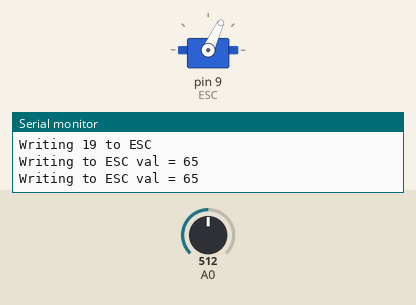
This sketch was run on a simulated Arduino Uno, built with avr-gcc and run on an emulated ATmega328P. Parts: servo, the last lines printed to the serial monitor. The inputs (shaded band) are chosen by the test bench; at power-on: A0 = 512.

Above: at 11.5 s.
11.6 s: A0 set to 306
At 13.3 s:
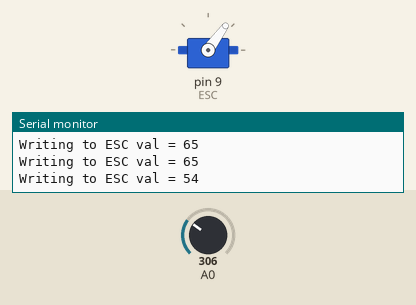
13.8 s: A0 set to 900
At 14.9 s:
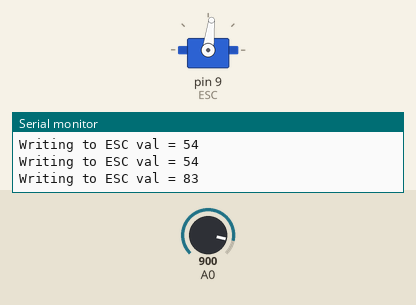
Timing chart, 0 to 16.8 s (numbered marks = the images above; inputs shaded):
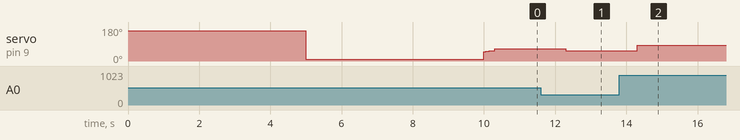

Measured:
- after the input at 11.6 s, servo on pin 9 (ESC): 65° → 54° after 0.70 s
- after the input at 13.8 s, servo on pin 9 (ESC): 54° → 83° after 0.50 s

The sketch:

ESC_Brushless_Motor.ino
```cpp
#include <Servo.h>
Servo ESC;

void setup(){
  Serial.begin(9600);
  ESC.attach(9);


  Serial.println("Initializing speed controller");
  ESC.write(160);
  delay(5000);
  ESC.write(10); // initialization of speed controller
  delay(5000);
  Serial.println("Writing 19 to ESC");
  ESC.write(19);
  // Turn on slowly
  for(int i = 50; i < 56; i++){
    ESC.write(i);
    delay(50);
  }
}

void loop(){
  int old_val = 0;
  int val = map(analogRead(0),0,1023,40,90);
  if (val != old_val){
    Serial.print("Writing to ESC val = ");
    Serial.println(val);
    ESC.write(val); //almost the highest possible speed
  }
  old_val = val;
  delay(1000);
}
```
